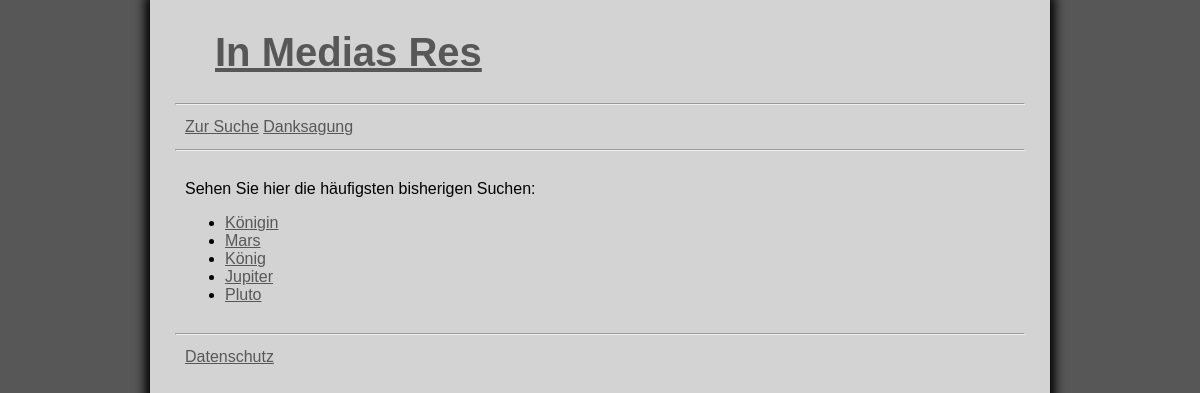
The app's page /, older data.
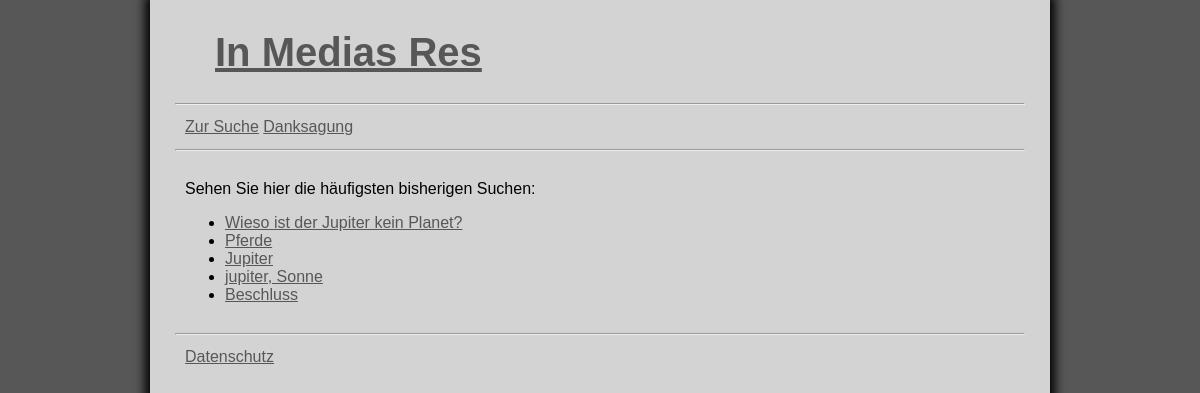
The same page, newer data.
### GUI/models.py (models this page shows, shortened)
class Suchbegriff(models.Model):
    suchbegriff_text = models.CharField(max_length=200)
    anzahl = models.IntegerField(default=0)
    absatz = models.CharField(max_length=7, default=None)           # Hier wäre eine Liste schön, sodass mehrere Absätze angezeigt werden und vielleicht ein Zähler, welcher am häufigsten angeschaut wurde, aus dem man auswählen kann.

### GUI/views.py (the view)
# urls.py: path("", views.index, name="index"),
def index(request):
    ''' 1 Häufigste Begriffe erstellen '''
    häufigste_begriffe = Suchbegriff.objects.order_by("-anzahl")[:5]
    template = loader.get_template("GUI/index.html")
    context = {
        "häufigste_begriffe": häufigste_begriffe,
    }
    return HttpResponse(template.render(context, request))

### GUI/templates/GUI/index.html (shortened to what this page needs)
{% load static %}
<link rel="stylesheet" href="{% static 'GUI/style.css' %}">
<h1><a href="{% url 'index' %}">In Medias Res</a></h1>
<hr>
<div><a href="{% url 'suche' %}">Zur Suche</a> <a href="{% url 'dank' %}">Danksagung</a></div>
<hr>
<div>
    <p>Sehen Sie hier die häufigsten bisherigen Suchen:</p>
    {% if häufigste_begriffe %}
        <ul>
            {% for suchbegriff in häufigste_begriffe %}
                <li><a href="{% url 'ergebnis' suchbegriff.suchbegriff_text %}">{{ suchbegriff.suchbegriff_text }}</a></li>
            {% endfor %}
        </ul>
    {% else %}
        <p>Es wurden bisher keine Begriffe gesucht.</p>
    {% endif %}
</div>
<hr>
<div><a href="{% url 'datenschutz' %}">Datenschutz</a></div>

### GUI/static/GUI/style.css (style rules this page uses)
div { padding: 5px; margin: 5px; }
h1 { padding: .5em 1em; margin: 0; }
h1, h2 { color: rgb(87, 87, 87); font-size: 2.5rem; }
a { color: rgb(87, 87, 87); }

Row changes from the older to the newer data that the page shows:
removed Suchbegriff: suchbegriff_text "Königin"
removed Suchbegriff: suchbegriff_text "Mars"
removed Suchbegriff: suchbegriff_text "König"
removed Suchbegriff: suchbegriff_text "Pluto"
added Suchbegriff: suchbegriff_text "Wieso ist der Jupiter kein Planet?"
added Suchbegriff: suchbegriff_text "Pferde"
added Suchbegriff: suchbegriff_text "jupiter, Sonne"
added Suchbegriff: suchbegriff_text "Beschluss"
